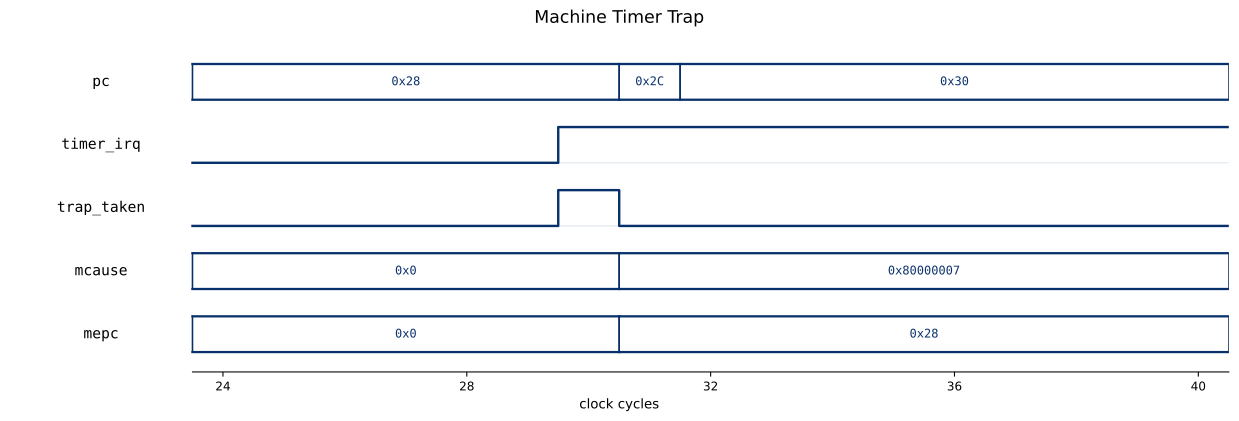

Python code for this plot:
# renders trap waveform svg
import csv
import matplotlib
matplotlib.use('Agg')
import matplotlib.pyplot as plt

rows = list(csv.DictReader(open('trap_wave.csv')))
rows = rows[24:41]  # window on the timer-interrupt entry
def col(n): return [int(r[n]) for r in rows]
pc = col('pc')
tirq = col('timer_irq')
ttaken = col('trap_taken')
mcause, mepc = col('mcause'), col('mepc')
N = len(rows)

HEX = lambda v: f'0x{v & 0xFFFFFFFF:X}'
lanes = [('pc', 'bus', pc, HEX),
         ('timer_irq', 'bit', tirq, None),
         ('trap_taken', 'bit', ttaken, None),
         ('mcause', 'bus', mcause, HEX),
         ('mepc', 'bus', mepc, HEX)]
nlanes = len(lanes)
lane_h, gap = 0.72, 0.55
pitch = lane_h + gap

fig, ax = plt.subplots(figsize=(13, 0.62 * nlanes + 1.4))
SIG, GREY = '#08306b', '#dfe6ee'
LABEL_X = -1.5

def base_of(k): return (nlanes - 1 - k) * pitch

def name_label(base, name):
    ax.text(LABEL_X, base + lane_h / 2, name, ha='center', va='center',
            fontsize=11, family='monospace')

def draw_bus(base, vals, fmt):
    top, bot = base + lane_h, base
    s = 0
    for i in range(1, N + 1):
        if i == N or vals[i] != vals[i - 1]:
            v = vals[s]
            ax.plot([s, i], [top, top], color=SIG, lw=1.7, zorder=3)
            ax.plot([s, i], [bot, bot], color=SIG, lw=1.7, zorder=3)
            ax.plot([s, s], [bot, top], color=SIG, lw=1.2, zorder=3)
            ax.plot([i, i], [bot, top], color=SIG, lw=1.2, zorder=3)
            ax.text((s + i) / 2, base + lane_h / 2, fmt(v), ha='center', va='center',
                    fontsize=9.0, family='monospace', color=SIG)
            s = i

for k, (name, kind, vals, fmt) in enumerate(lanes):
    base = base_of(k)
    name_label(base, name)
    if kind == 'bus':
        draw_bus(base, vals, fmt)
    else:
        ax.plot([0, N], [base, base], color=GREY, lw=0.8, zorder=0)
        seg = vals + [vals[-1]]
        ax.step(range(N + 1), [base + max(v, 0) * lane_h for v in seg], where='post',
                color=SIG, lw=1.8, zorder=3)

ax.set_xlim(-3.0, N)
ax.set_ylim(-0.4, base_of(0) + lane_h + 0.4)
ax.set_yticks([])
ax.set_xlabel('clock cycles', fontsize=10)
xt = list(range(0, N, 4))
ax.set_xticks([t + 0.5 for t in xt])
ax.set_xticklabels([str(t + 24) for t in xt], fontsize=9)
for sp in ('top', 'right', 'left'):
    ax.spines[sp].set_visible(False)
ax.spines['bottom'].set_bounds(0, N)
ax.set_title('Machine Timer Trap', fontsize=13, pad=16)
plt.tight_layout()
plt.savefig('trap_waveform.svg', bbox_inches='tight', facecolor='white')
print('wrote trap_waveform.svg; rows', N)
